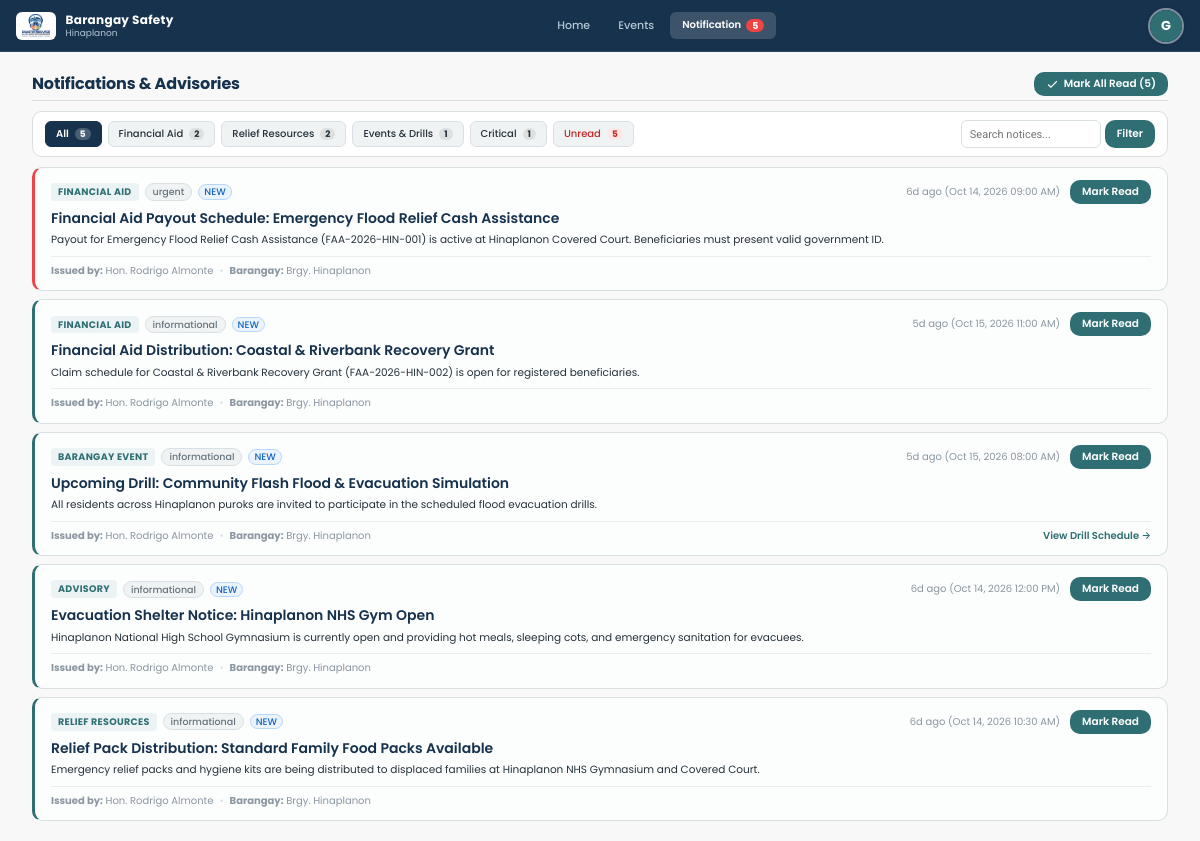
The app's page /views/resident/notifications.php (signed in) with its own data.
### tables this page shows
CREATE TABLE `notifications` (
  `id` int(11) NOT NULL AUTO_INCREMENT,
  `target_role` enum('all','icdrrmo','barangay_head','responder','resident') NOT NULL DEFAULT 'all',
  `target_barangay_id` int(11) DEFAULT NULL,
  `target_user_id` int(11) DEFAULT NULL,
  `title` varchar(150) NOT NULL,
  `message` text NOT NULL,
  `alert_level` enum('informational','warning','urgent') NOT NULL DEFAULT 'informational',
  `related_module` varchar(50) DEFAULT 'system',
  `related_id` int(11) DEFAULT NULL,
  `created_by` int(11) DEFAULT NULL,
  `created_at` datetime DEFAULT current_timestamp(),
  PRIMARY KEY (`id`),
  KEY `target_barangay_id` (`target_barangay_id`),
  KEY `target_user_id` (`target_user_id`),
  KEY `created_by` (`created_by`),
  CONSTRAINT `notifications_ibfk_1` FOREIGN KEY (`target_barangay_id`) REFERENCES `barangays` (`id`) ON DELETE SET NULL,
  CONSTRAINT `notifications_ibfk_2` FOREIGN KEY (`target_user_id`) REFERENCES `users` (`id`) ON DELETE CASCADE,
  CONSTRAINT `notifications_ibfk_3` FOREIGN KEY (`created_by`) REFERENCES `users` (`id`) ON DELETE SET NULL
);

CREATE TABLE `users` (
  `id` int(11) NOT NULL AUTO_INCREMENT,
  `username` varchar(50) NOT NULL,
  `password` varchar(255) NOT NULL,
  `first_name` varchar(50) DEFAULT NULL,
  `last_name` varchar(50) DEFAULT NULL,
  `full_name` varchar(100) NOT NULL,
  `email` varchar(100) NOT NULL,
  `phone` varchar(20) NOT NULL,
  `gender` enum('Male','Female','Other') DEFAULT 'Male',
  `age` int(11) DEFAULT NULL,
  `image` varchar(255) DEFAULT NULL,
  `role` enum('icdrrmo','barangay_head','responder','resident') NOT NULL,
  `agency_id` int(11) DEFAULT NULL,
  `position` varchar(100) DEFAULT NULL,
  `availability` enum('Available','On Duty','Responding','Standby','Off Duty') NOT NULL DEFAULT 'Available',
  `barangay_id` int(11) DEFAULT NULL,
  `purok` varchar(100) DEFAULT NULL,
  `status` enum('active','inactive','pending','archived') DEFAULT 'active',
  `created_at` datetime DEFAULT current_timestamp(),
  `last_login` datetime DEFAULT NULL,
  PRIMARY KEY (`id`),
  UNIQUE KEY `username` (`username`),
  UNIQUE KEY `email` (`email`),
  KEY `barangay_id` (`barangay_id`),
  KEY `fk_users_agency` (`agency_id`),
  CONSTRAINT `fk_users_agency` FOREIGN KEY (`agency_id`) REFERENCES `agencies` (`id`) ON DELETE SET NULL,
  CONSTRAINT `users_ibfk_1` FOREIGN KEY (`barangay_id`) REFERENCES `barangays` (`id`) ON DELETE SET NULL
);

CREATE TABLE `barangays` (
  `id` int(11) NOT NULL AUTO_INCREMENT,
  `name` varchar(100) NOT NULL,
  `city` varchar(100) DEFAULT 'Iligan City',
  `status` enum('active','archived') NOT NULL DEFAULT 'active',
  `contact_person` varchar(100) DEFAULT NULL,
  `contact_number` varchar(30) DEFAULT NULL,
  `population` int(11) DEFAULT NULL,
  `total_households` int(11) DEFAULT NULL,
  `risk_level` enum('Low','Moderate','High','Critical') DEFAULT NULL,
  `area_radius` int(11) DEFAULT NULL COMMENT 'Geographic coverage and hazard radius of the area in meters',
  `coordinates_lat` decimal(10,6) NOT NULL,
  `coordinates_lng` decimal(10,6) NOT NULL,
  `created_at` datetime DEFAULT current_timestamp(),
  PRIMARY KEY (`id`),
  UNIQUE KEY `name` (`name`)
);

### views/resident/notifications.php (the view, shortened to what the rows shown need)
<?php
require_once __DIR__ . '/../../backend/services/Helpers.php';
$user = getCurrentUser();
$barangayId = (int)($user['barangay_id'] ?? 1);
$db = getDBConnection();
$sql = "
    SELECT n.*, b.name AS barangay_name, u.full_name AS sender_name, nr.id AS is_read
    FROM notifications n
    LEFT JOIN barangays b ON n.target_barangay_id = b.id
    LEFT JOIN users u ON n.created_by = u.id
    LEFT JOIN notification_reads nr ON n.id = nr.notification_id AND nr.user_id = ?
    WHERE (n.target_barangay_id = ? OR n.target_user_id = ?)
      AND (n.target_role IN ('all', 'resident') OR n.target_user_id = ?)
      AND (u.role = 'barangay_head' OR n.created_by IN (SELECT id FROM users WHERE role = 'barangay_head' AND barangay_id = ?))
";
$params = [$user['id'], $barangayId, $user['id'], $user['id'], $barangayId];
$sql .= " ORDER BY (nr.id IS NULL) DESC, FIELD(n.alert_level, 'urgent', 'Critical', 'warning', 'informational'), n.created_at DESC";
$stmt = $db->prepare($sql);
$stmt->execute($params);
$alerts = $stmt->fetchAll(PDO::FETCH_ASSOC);
require_once __DIR__ . '/../layouts/header.php';
?>
<div class="res-notif-wrap">
  <div class="page-header" style="margin-bottom:0;padding-bottom:4px;display:flex;justify-content:space-between;align-items:center;flex-wrap:wrap;gap:8px;">
    <div class="page-header-title-wrap">
      <h1 style="font-size:16px;font-weight:700;margin:0;color:var(--color-primary,#17324D);">Notifications &amp; Advisories</h1>
    </div>
  </div>
  <div class="res-notif-cards-stack">
    <?php if (empty($alerts)): ?>
      <div style="background:#FFF;border:1px dashed var(--color-border,#D9E0E3);border-radius:10px;padding:36px 20px;text-align:center;color:var(--color-text-muted);">
        <svg width="36" height="36" viewBox="0 0 24 24" fill="none" stroke="currentColor" stroke-width="1.5" style="margin:0 auto 8px;display:block;"><path d="M18 8A6 6 0 0 0 6 8c0 7-3 9-3 9h18s-3-2-3-9"/><path d="M13.73 21a2 2 0 0 1-3.46 0"/></svg>
        <div style="font-weight:600;font-size:13px;color:var(--color-primary,#17324D);">No Notifications Found</div>
        <div style="font-size:10.5px;margin-top:3px;">No active notices found for your barangay sector.</div>
      </div>
    <?php else: ?>
      <?php foreach ($alerts as $a):
        $isRead = !empty($a['is_read']);
        $isCrit = in_array(strtolower($a['alert_level'] ?? ''), ['critical', 'urgent', 'danger']);
        $mod = $a['related_module'] ?? '';
        $tLower = strtolower($a['title']);
        if ($mod === 'financial_aid' || strpos($tLower, 'financial aid') !== false || strpos($tLower, 'ayuda') !== false) {
            $tagLabel = 'Financial Aid';
        } elseif ($mod === 'resources' || strpos($tLower, 'resource') !== false || strpos($tLower, 'relief') !== false) {
            $tagLabel = 'Relief Resources';
        } elseif ($mod === 'events' || $mod === 'preparedness' || strpos($tLower, 'event') !== false || strpos($tLower, 'drill') !== false) {
            $tagLabel = 'Barangay Event';
        } else {
            $tagLabel = clean($a['alert_type'] ?? 'Advisory');
        }
      ?>
        <div class="res-notif-item <?= !$isRead ? 'is-unread' : '' ?> <?= $isCrit ? 'is-urgent' : '' ?>" id="resNotifItem<?= (int)$a['id'] ?>">
          <div class="res-notif-header-row">
            <div class="res-notif-tags-group">
              <span class="res-module-badge"><?= $tagLabel ?></span>
              <?= renderStatusBadge($a['alert_level']) ?>
              <?php if (!$isRead): ?>
                <span class="badge badge-info" style="font-size:9px;padding:1px 5px;">NEW</span>
              <?php endif; ?>
            </div>
            <div style="font-size:10px;color:var(--color-text-muted);display:flex;align-items:center;gap:10px;">
              <span><?= timeAgo($a['created_at']) ?> (<?= formatDate($a['created_at']) ?>)</span>
              <?php if (!$isRead): ?>
                <button type="button" class="btn btn-secondary btn-sm" style="padding:2px 7px;font-size:10px;" onclick="markResidentRead(<?= (int)$a['id'] ?>, this)">
                  Mark Read
                </button>
              <?php endif; ?>
            </div>
          </div>
          <h2 class="res-notif-title"><?= clean($a['title']) ?></h2>
          <div class="res-notif-body">
            <?= nl2br(clean($a['message'])) ?>
          </div>
          <div class="res-notif-meta-footer">
            <div class="res-meta-issuer">
              <span><strong>Issued by:</strong> <?= clean($a['sender_name'] ?: 'Barangay Head Hon. Rodrigo Almonte') ?></span>
              <span style="color:var(--color-border);">&bull;</span>
              <span><strong>Barangay:</strong> Brgy. <?= clean($a['barangay_name'] ?? $user['barangay_name'] ?? 'Local') ?></span>
            </div>
            <?php if ($mod === 'events' || $mod === 'preparedness'): ?>
              <div>
                <a href="events.php" style="font-size:10px;color:var(--color-secondary);font-weight:600;text-decoration:none;">View Drill Schedule &rarr;</a>
              </div>
            <?php endif; ?>
          </div>
        </div>
      <?php endforeach; ?>
    <?php endif; ?>
  </div>
</div>
<?php require_once __DIR__ . '/../layouts/footer.php'; ?>

### backend/services/Helpers.php (shortened to what the rows shown need)
<?php
if (!function_exists('formatDate')) {
function formatDate($datetime, $format = 'M d, Y h:i A') {
    try {
        $dt = new DateTime($datetime);
        return $dt->format($format);
    } catch (Exception $e) {
        return $datetime;
    }
}
}
if (!function_exists('timeAgo')) {
function timeAgo($datetime) {
    $time = strtotime($datetime);
    $diff = time() - $time;
    if ($diff < 604800) return floor($diff / 86400) . 'd ago';
    return date('M d', $time);
}
}
if (!function_exists('clean')) {
function clean($str) {
    return htmlspecialchars(trim((string)$str), ENT_QUOTES, 'UTF-8');
}
}
if (!function_exists('renderStatusBadge')) {
function renderStatusBadge($status) {
    $statusMap = [
        'active' => ['class' => 'badge-success', 'label' => 'Active'],
        'inactive' => ['class' => 'badge-danger', 'label' => 'Deactivated'],
        'deactivated' => ['class' => 'badge-danger', 'label' => 'Deactivated'],
        'pending' => ['class' => 'badge-warning', 'label' => 'Pending'],
        'archived' => ['class' => 'badge-neutral', 'label' => 'Archived'],
        'Submitted' => ['class' => 'badge-info', 'label' => 'Submitted'],
        'Under Review' => ['class' => 'badge-warning', 'label' => 'Under Review'],
        'Recommendation Ready' => ['class' => 'badge-info', 'label' => 'Recommendation Ready'],
        'Approved' => ['class' => 'badge-success', 'label' => 'Approved'],
        'Allocated' => ['class' => 'badge-success', 'label' => 'Allocated'],
        'Dispatched' => ['class' => 'badge-info', 'label' => 'Dispatched'],
        'Completed' => ['class' => 'badge-success', 'label' => 'Completed'],
        'Rejected' => ['class' => 'badge-danger', 'label' => 'Rejected'],
        'Pending Review' => ['class' => 'badge-warning', 'label' => 'Pending Review'],
        'Modified' => ['class' => 'badge-info', 'label' => 'Modified & Approved'],
        'Open / Active' => ['class' => 'badge-danger', 'label' => 'Open / Active'],
        'Standby' => ['class' => 'badge-neutral', 'label' => 'Standby'],
        'At Capacity' => ['class' => 'badge-danger', 'label' => 'At Capacity'],
        'Closed' => ['class' => 'badge-neutral', 'label' => 'Closed'],
        'Scheduled' => ['class' => 'badge-info', 'label' => 'Scheduled'],
        'Ongoing' => ['class' => 'badge-warning', 'label' => 'Ongoing'],
        'Cancelled' => ['class' => 'badge-danger', 'label' => 'Cancelled'],
        'Available' => ['class' => 'badge-success', 'label' => 'Available'],
        'Responding' => ['class' => 'badge-warning', 'label' => 'Responding'],
        'On Site' => ['class' => 'badge-danger', 'label' => 'On Site'],
        'Low' => ['class' => 'badge-neutral', 'label' => 'Low'],
        'Moderate' => ['class' => 'badge-warning', 'label' => 'Moderate'],
        'High' => ['class' => 'badge-warning', 'label' => 'High'],
        'Critical' => ['class' => 'badge-danger', 'label' => 'Critical'],
        'Immediate' => ['class' => 'badge-danger', 'label' => 'Immediate']
    ];
    $badge = $statusMap[$status] ?? ['class' => 'badge-neutral', 'label' => clean($status)];
    return '<span class="badge ' . $badge['class'] . '">' . $badge['label'] . '</span>';
}
}

### records on screen
notifications: related_module "FINANCIAL AID", alert_level "urgent", created_at "6d ago", created_at "Oct 14, 2026 09:00 AM", title "Financial Aid Payout Schedule: Emergency Flood Relief Cash Assistance", message "Payout for Emergency Flood Relief Cash Assistance (FAA-2026-HIN-001) is active at Hinaplanon Covered Court. Beneficiaries must present valid government ID.", created_by.full_name "Hon. Rodrigo Almonte", target_barangay.name "Hinaplanon"
notifications: related_module "FINANCIAL AID", alert_level "informational", created_at "5d ago", created_at "Oct 15, 2026 11:00 AM", title "Financial Aid Distribution: Coastal & Riverbank Recovery Grant", message "Claim schedule for Coastal & Riverbank Recovery Grant (FAA-2026-HIN-002) is open for registered beneficiaries.", created_by.full_name "Hon. Rodrigo Almonte", target_barangay.name "Hinaplanon"
notifications: tagLabel "BARANGAY EVENT", alert_level "informational", created_at "5d ago", created_at "Oct 15, 2026 08:00 AM", title "Upcoming Drill: Community Flash Flood & Evacuation Simulation", message "All residents across Hinaplanon puroks are invited to participate in the scheduled flood evacuation drills.", created_by.full_name "Hon. Rodrigo Almonte", target_barangay.name "Hinaplanon", shows "View Drill Schedule →"
notifications: tagLabel "ADVISORY", alert_level "informational", created_at "6d ago", created_at "Oct 14, 2026 12:00 PM", title "Evacuation Shelter Notice: Hinaplanon NHS Gym Open", message "Hinaplanon National High School Gymnasium is currently open and providing hot meals, sleeping cots, and emergency sanitation for evacuees.", created_by.full_name "Hon. Rodrigo Almonte", target_barangay.name "Hinaplanon"
notifications: tagLabel "RELIEF RESOURCES", alert_level "informational", created_at "6d ago", created_at "Oct 14, 2026 10:30 AM", title "Relief Pack Distribution: Standard Family Food Packs Available", message "Emergency relief packs and hygiene kits are being distributed to displaced families at Hinaplanon NHS Gymnasium and Covered Court.", created_by.full_name "Hon. Rodrigo Almonte", target_barangay.name "Hinaplanon"

### other values on screen
$currentUser['barangay_name'] "Hinaplanon"
$unreadCount "5"
$countUnread "5"
$countAll "5"
$countAid "2"
$countRes "2"
$countEvents "1"
$countCritical "1"
